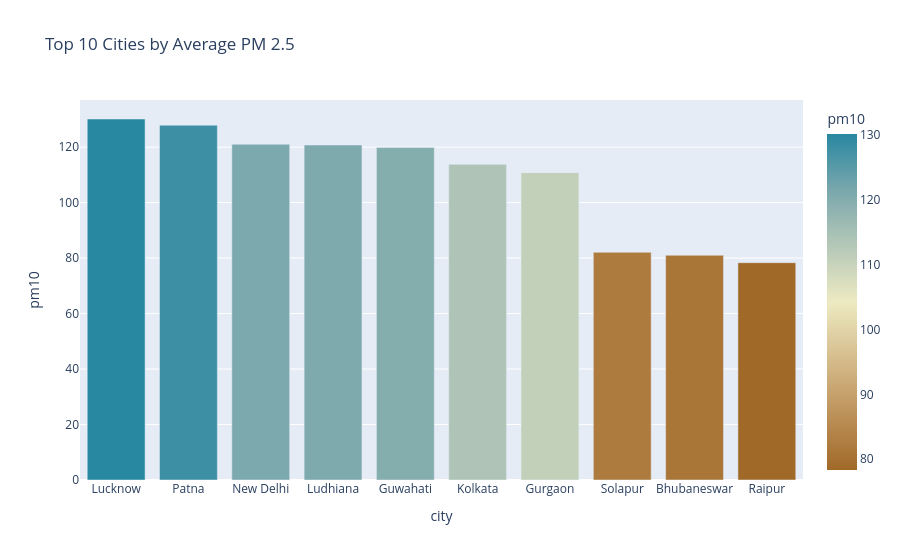

The code cell stored with this chart in its notebook:
### Code cell
figpm10 = px.bar(
    toppm10,
    x = 'city',
    y = 'pm10',
    color = 'pm10',
    color_continuous_scale='earth',
    title='Top 10 Cities by Average PM 2.5'  
)
figpm10.show()

### Figure 1 — Plotly figure (JSON) as saved in the notebook; plotly's stock layout.template omitted (floating-point values rounded to 4 significant figures)
{"data": [{"hovertemplate": "city=%{x}<br>pm10=%{marker.color}<extra></extra>", "legendgroup": "", "marker": {"color": [130.1, 127.9, 121.0, 120.8, 119.8, 113.8, 110.8, 82.08, 81.02, 78.33], "coloraxis": "coloraxis", "pattern": {"shape": ""}}, "name": "", "orientation": "v", "showlegend": false, "textposition": "auto", "type": "bar", "x": ["Lucknow", "Patna", "New Delhi", "Ludhiana", "Guwahati", "Kolkata", "Gurgaon", "Solapur", "Bhubaneswar", "Raipur"], "xaxis": "x", "y": [130.1, 127.9, 121.0, 120.8, 119.8, 113.8, 110.8, 82.08, 81.02, 78.33], "yaxis": "y"}], "layout": {"barmode": "relative", "coloraxis": {"colorbar": {"title": {"text": "pm10"}}, "colorscale": [[0, "rgb(161, 105, 40)"], [0.1667, "rgb(189, 146, 90)"], [0.3333, "rgb(214, 189, 141)"], [0.5, "rgb(237, 234, 194)"], [0.6667, "rgb(181, 200, 184)"], [0.8333, "rgb(121, 167, 172)"], [1, "rgb(40, 135, 161)"]]}, "legend": {"tracegroupgap": 0}, "title": {"text": "Top 10 Cities by Average PM 2.5"}, "xaxis": {"anchor": "y", "domain": [0, 1], "title": {"text": "city"}}, "yaxis": {"anchor": "x", "domain": [0, 1], "title": {"text": "pm10"}}}}
